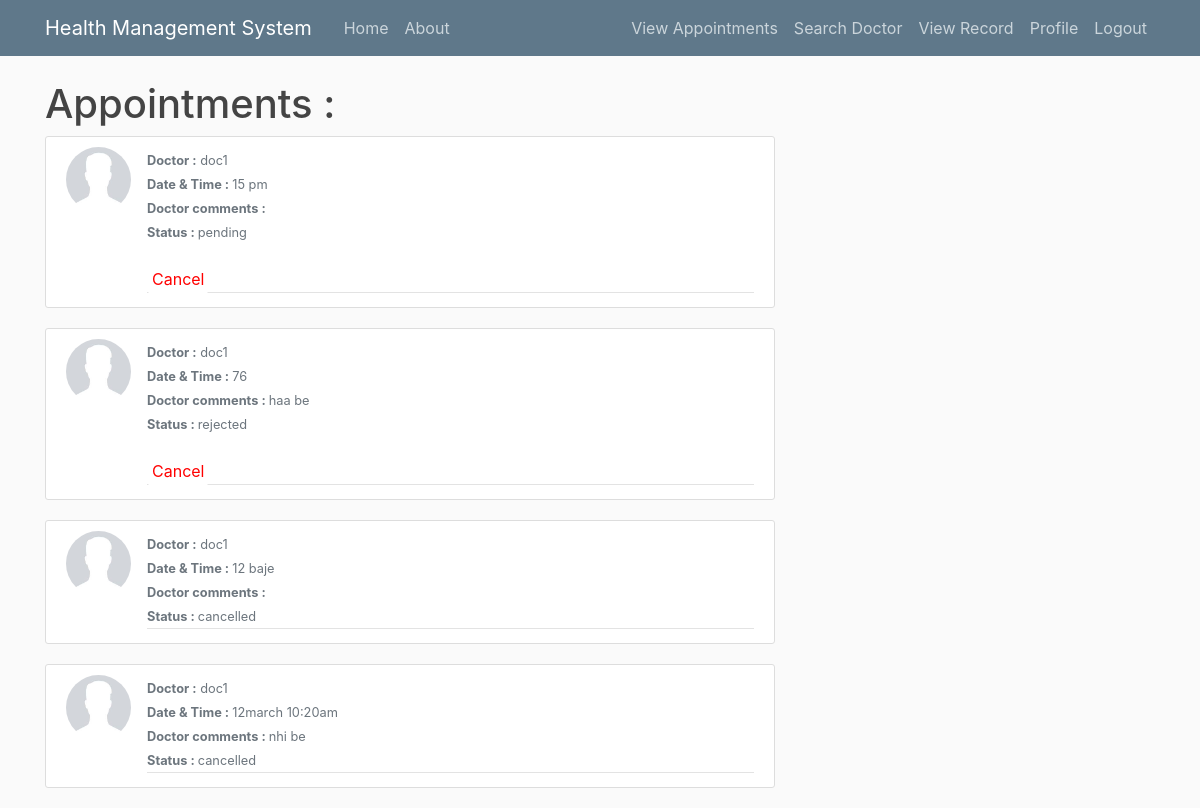
The app's page /appointment/view/ (signed in), older data.
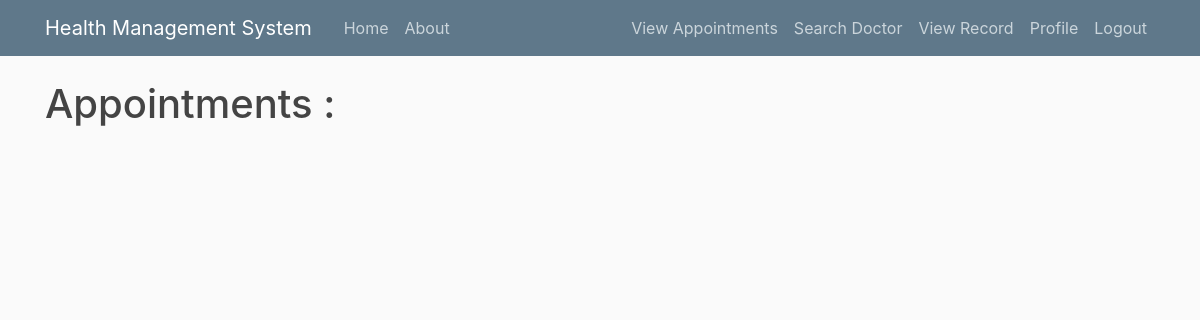
The same page, newer data.
### appointment/models.py (models this page shows, shortened)
class appointment(models.Model):
    doc = models.ForeignKey(User,null=True, on_delete=models.CASCADE,related_name="ap1")
    pat = models.ForeignKey(User,null=True, on_delete=models.CASCADE,related_name="ap2")
    date_time = models.CharField(max_length = 100)
    status = models.CharField(max_length = 20 ,default='pending',choices=status_choices)
    doc_cmts = models.CharField(max_length=150,blank=True)

### accounts/models.py (models this page shows, shortened)
class Doctor(models.Model):
    name = models.CharField(max_length = 100)
    phone = PhoneField(blank=True, help_text='Contact phone number') #update
    adhaar_num = models.CharField(max_length=20,blank=True)
    blood_group = models.CharField(max_length = 4 ,blank=True,choices=blood_grp_choices)
    age = models.IntegerField(null=True)
    gender = models.CharField(max_length = 1,blank=True,choices = gender_choices)
    locality = models.CharField(max_length=50) #update
    home_address = models.CharField(max_length=150,blank=True) #update
    work_address = models.CharField(max_length=150,blank=True) #update
    specialization = models.CharField(max_length=100)
    specialization_proof = models.FileField(blank=True,upload_to='specialization_proofs')
    image = models.ImageField(default='def_M.jpg', upload_to = 'profile_pics')
    patient_records = models.ManyToManyField(record,related_name="p1",blank=True)
    user = models.OneToOneField(User,on_delete=models.CASCADE)
    appointments = models.ManyToManyField(appointment,related_name="app_doc",blank=True)
    points = models.IntegerField(default=0)
    num_reviews = models.IntegerField(default=0)
    rating = models.IntegerField(default=0)

### appointment/views.py (the view)
# urls.py: path('view/',views.view_appointment,name="view-appointment"),
@login_required(login_url = '/login/')
def view_appointment(request):
    if request.user.profile.type == 'P':
        a1 = request.user.patient.appointments.all()
        a1 = a1[::-1]
        return render(request,'appointment/view_appointments_pat.html',{'a1':a1})
    else:
        a1 = request.user.doctor.appointments.all()
        a1 = a1[::-1]
        return render(request,'appointment/view_appointments_doc.html',{'a1':a1})

### appointment/templates/appointment/view_appointments_pat.html
{%extends "base_layout.html" %}
{%block content%}
    <h1>Appointments :</h1>
    {% for ap in a1 %}
    <article class="media content-section">
    <img class = "rounded-circle article-img"src = "{{ ap.doc.doctor.image.url }}">
    <div class="media-body">
      <div class="article-metadata">
        <small class="text-muted"><b>Doctor :</b> {{ ap.doc.doctor.name }}</br></small>
        <small class="text-muted"><b>Date & Time : </b>{{ ap.date_time }}</br></small>
        <small class="text-muted"><b>Doctor comments : </b>{{ ap.doc_cmts }}</br></small>
        <small class="text-muted"><b>Status : </b>{{ ap.status }}</br></small>
        {% if ap.status != 'cancelled' %}
            <br>
            <a href="{% url 'appointment:cancel-appointment' ap.id %}" class="cancel-button" >Cancel</a>
        {% endif %}
      </div>
    </div>
    </article>
  {% endfor %}
{%endblock content%}

### templates/base_layout.html (shortened to what this page needs)
{% load static %}
<!DOCTYPE html>
<html>
<head>
    <link rel="stylesheet" href="https://stackpath.bootstrapcdn.com/bootstrap/4.3.1/css/bootstrap.min.css">
    <link rel="stylesheet" type="text/css" href="{% static 'styles.css' %}">
</head>
<body>
    <header class="site-header">
        <nav class="navbar navbar-expand-md navbar-dark bg-steel fixed-top">
            <div class="container">
                <a class="navbar-brand mr-4" href="{% url 'home' %}">Health Management System</a>
                <div class="collapse navbar-collapse" id="navbarToggle">
                    <div class="navbar-nav mr-auto">
                        <a class="nav-item nav-link" href="{% url 'home' %}">Home</a>
                        <a class="nav-item nav-link" href="{% url 'about' %}">About</a>
                    </div>
                    <div class="navbar-nav">
                        {% if user.is_authenticated %}
                            {% if user.profile.type == 'D' %}
                                <a class="nav-item nav-link" href="{% url 'appointment:view-appointment' %}">View Appointments</a>
                                <a class="nav-item nav-link" href="{% url 'records:add_record' %}">Add Record</a>
                                <a class="nav-item nav-link" href="{% url 'records:view_record' %}">View/Update Record</a>
                                <a class="nav-item nav-link" href="{% url 'profile' %}">Profile</a>
                                <a class="nav-item nav-link" href="{% url 'logout' %}">Logout</a>
                            {% else %}
                                <a class="nav-item nav-link" href="{% url 'appointment:view-appointment' %}">View Appointments</a>
                                <a class="nav-item nav-link" href="{% url 'search:search' %}">Search Doctor</a>
                                <a class="nav-item nav-link" href="{% url 'records:view_record' %}">View Record</a>
                                <a class="nav-item nav-link" href="{% url 'profile' %}">Profile</a>
                                <a class="nav-item nav-link" href="{% url 'logout' %}">Logout</a>
                            {% endif %}
                        {% else %}
                            <a class="nav-item nav-link" href="{% url 'search:search' %}">Search Doctor</a>
                            <a class="nav-item nav-link" href="{% url 'signup' %}">Signup</a>
                            <a class="nav-item nav-link" href="{% url 'login' %}">Login</a>
                        {% endif %}
                    </div>
                </div>
            </div>
        </nav>
    </header>
    <main role="main" class="container">
        <div class="row">
            <div class="col-md-8">
                {% block content %}{% endblock %}
            </div>
        </div>
    </main>
</body>
</html>

### assets/styles.css (style rules this page uses)
body { background: #fafafa; color: #333333; margin-top: 5rem; }
h1, h2, h3, h4, h5, h6 { color: #444444; }
.bg-steel { background-color: #5f788a; }
.site-header .navbar-nav .nav-link { color: #cbd5db; }

Row changes from the older to the newer data that the page shows:
removed appointment: doc.doctor.image (picture), doc.doctor.name "doc1", date_time "15 pm", status "pending", shows "Cancel"
removed appointment: doc.doctor.image (picture), doc.doctor.name "doc1", date_time "76", doc_cmts "haa be", status "rejected", shows "Cancel"
removed appointment: doc.doctor.image (picture), doc.doctor.name "doc1", date_time "12 baje", status "cancelled"
removed appointment: doc.doctor.image (picture), doc.doctor.name "doc1", date_time "12march 10:20am", doc_cmts "nhi be", status "cancelled"
